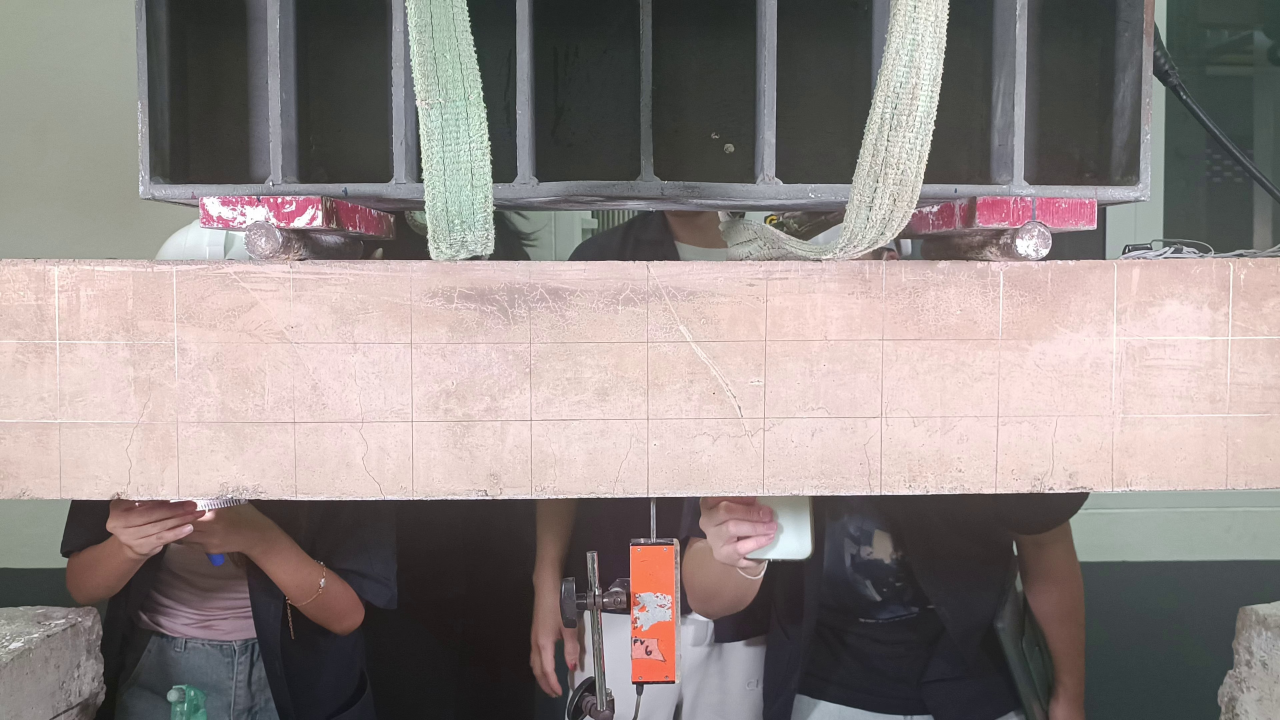
#> input picture code/images/frame_0013.jpg, 3840 x 2160 px (shown at 1/3 size)
$ python concrete_roi_extract.py
#> lines starting #> are read from the running program, lines starting #| are printed output that depends on the picture; after the words box and inside, x2 and y2 are one past the last pixel; in counts of white or black regions, pixels touching at a corner belong together
#> further down, img is the input picture: shape (2160, 3840, 3); mean B, G, R 131.4, 133.8, 143.1
import cv2 as cv
import numpy as np

def rescale_frame(frame, scale=0.5):
#> called with scale = 0.5
    width = int(frame.shape[1] // 5)  # [1] means width, [0] means height
#> width = 768
    height = int(frame.shape[0] // 5)
#> height = 432
    dimensions = (width, height)
#> dimensions = (768, 432)
    return cv.resize(frame, dimensions, interpolation=cv.INTER_AREA)
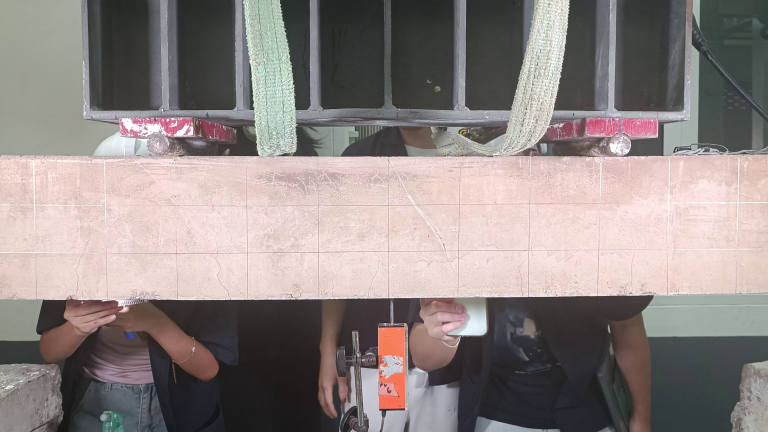
#> returned value: shape (432, 768, 3); mean of channels 0, 1, 2 131.4, 133.8, 143.1; drawn as B, G, R

# Load and resize the image
img = cv.imread("../../images/frame_0013.jpg")
resized_img = rescale_frame(img)

# Convert to HSV color space
hsv = cv.cvtColor(resized_img, cv.COLOR_BGR2HSV)
#> hsv: shape (432, 768, 3); mean H, S, V 51.3, 29.6, 146.1

# Define HSV range for red color (two ranges due to red spanning both ends of the hue spectrum)
lower_red1 = np.array([0, 19, 80])
upper_red1 = np.array([20, 50, 255])

# Create masks for both red ranges and combine them
mask1 = cv.inRange(hsv, lower_red1, upper_red1)
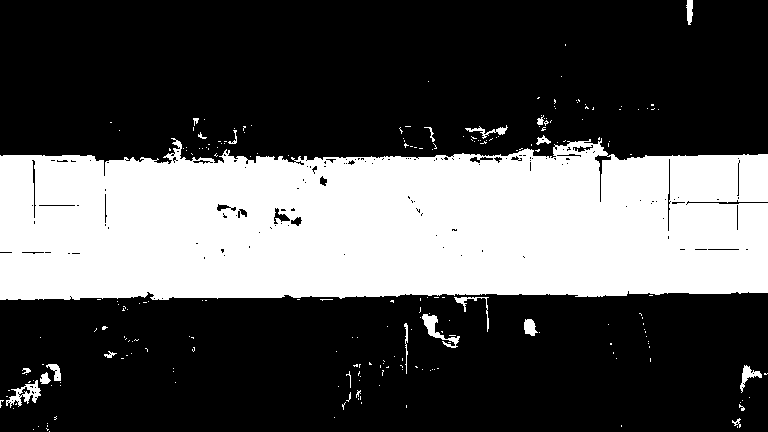
#> mask1: shape (432, 768); 33% white; 228 white regions (206 under 20 px), largest, box (x1, y1, x2, y2) and area: (0, 138, 768, 300) 106541, (6, 380, 41, 408) 376, (422, 314, 460, 348) 362
# mask2 = cv.inRange(hsv, lower_red2, upper_red2)
# calcline_mask = cv.bitwise_or(mask1, mask2)

# Apply the mask to extract only the red areas
calcline_detection = cv.bitwise_and(resized_img, resized_img, mask=mask1)
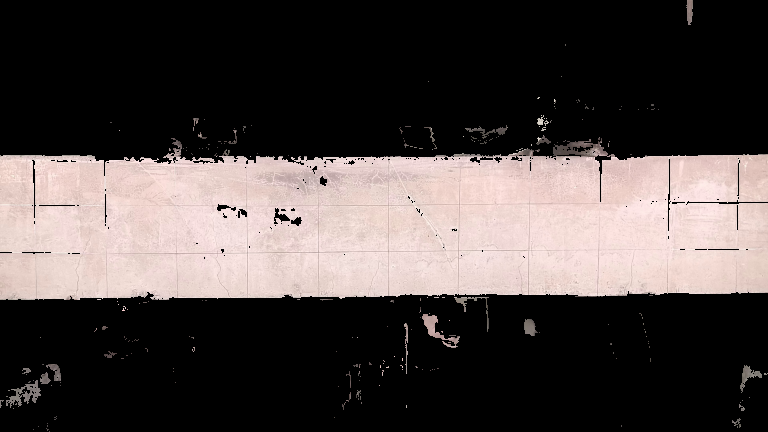
#> calcline_detection: shape (432, 768, 3); mean B, G, R 67.5, 69, 76.6

# Show the images
cv.imshow('Original Image', resized_img)
cv.imshow('HSV Image', hsv)
cv.imshow('Calcline Mask', mask1)
cv.imshow('Calcline Detection', calcline_detection)

cv.imwrite('HSV_Image.jpg', hsv)
cv.imwrite('calcline_mask.jpg', calcline_detection)
cv.imwrite('calcline_detection.jpg', calcline_detection)
cv.imwrite('Calcline_mask.jpg', mask1)
cv.waitKey(0)
cv.destroyAllWindows()

$ run again, with code/images/frame_0000.jpg copied over code/images/frame_0013.jpg
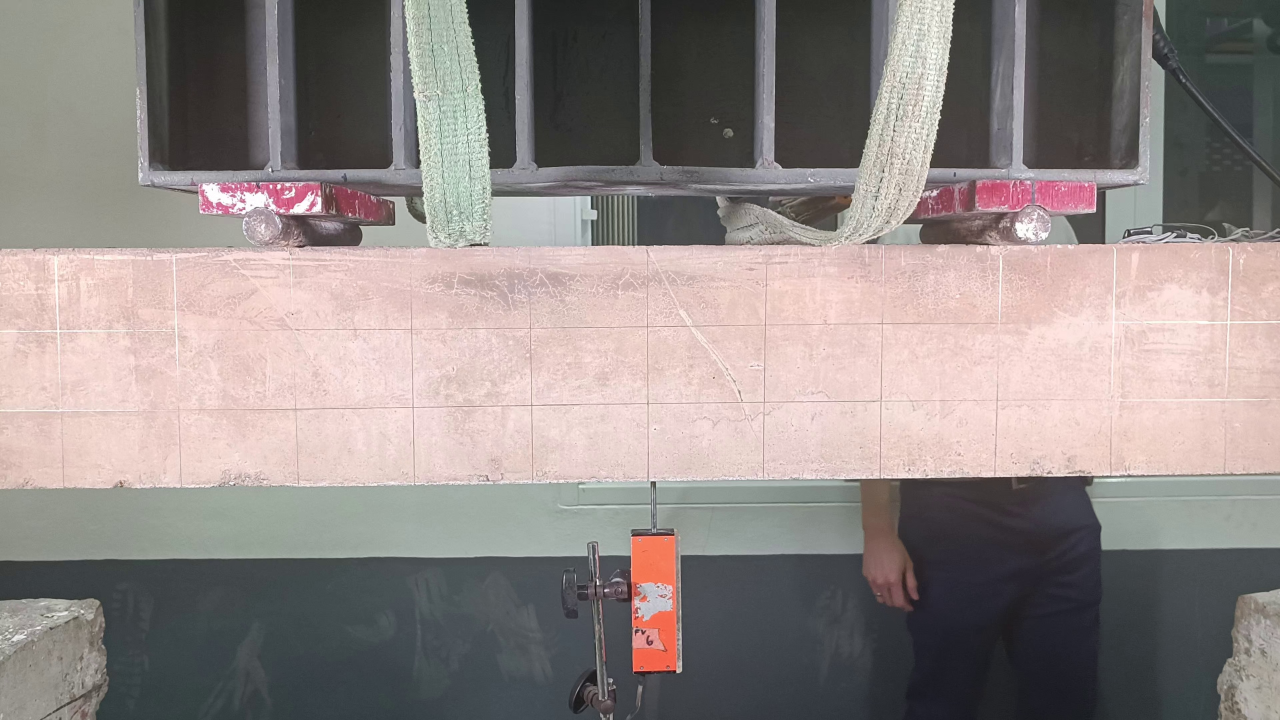
#> input picture code/images/frame_0000.jpg, 3840 x 2160 px (shown at 1/3 size)
#> img is the input picture: shape (2160, 3840, 3); mean B, G, R 133.5, 135.9, 144.7
#> hsv: shape (432, 768, 3); mean H, S, V 52.2, 29.6, 148.3
#> `mask1 = cv.inRange(hsv, lower_red1, upper_red1)`:
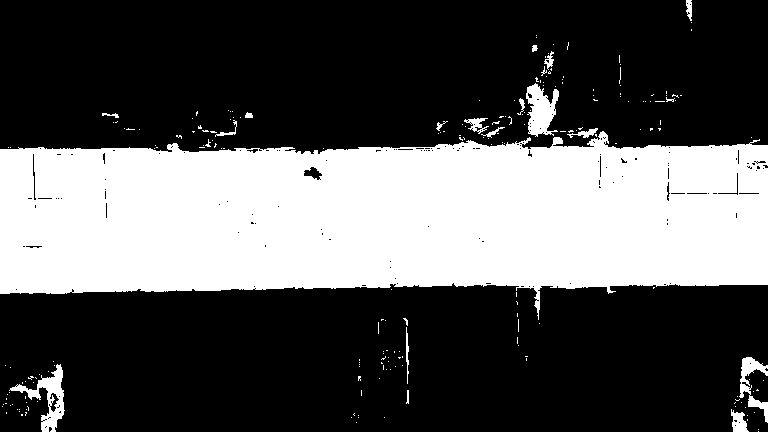
#> mask1: shape (432, 768); 34% white; 214 white regions (194 under 20 px), largest, box (x1, y1, x2, y2) and area: (0, 131, 768, 320) 108043, (9, 364, 65, 432) 1139, (526, 83, 559, 137) 1093
#> `calcline_detection = cv.bitwise_and(resized_img, resized_img, mask=mas..`:
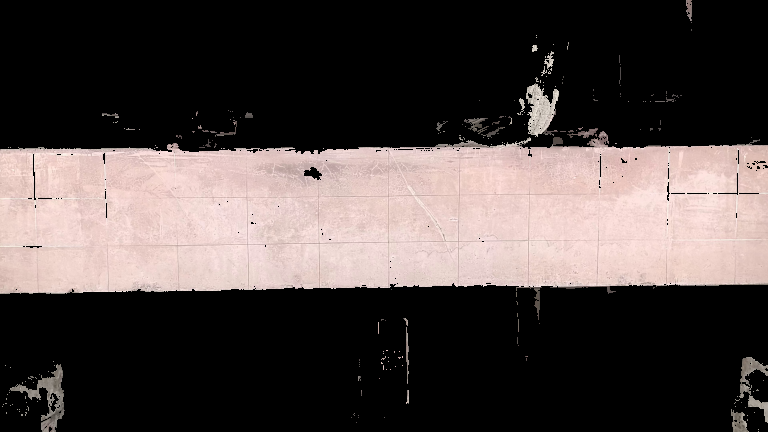
#> calcline_detection: shape (432, 768, 3); mean B, G, R 67.5, 69.2, 78.1

$ run again, with code/images/frame_0015.jpg copied over code/images/frame_0013.jpg
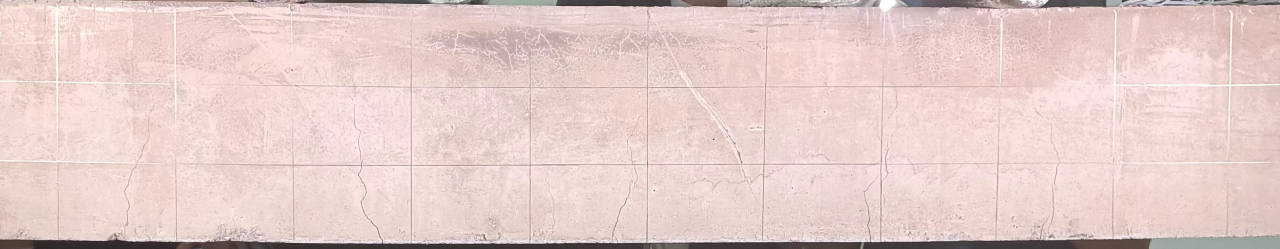
#> input picture code/images/frame_0015.jpg, 3840 x 745 px (shown at 1/3 size)
#> img is the input picture: shape (745, 3840, 3); mean B, G, R 201.6, 206.3, 229.7
#> hsv: shape (149, 768, 3); mean H, S, V 12.2, 31.5, 229.8
#> `mask1 = cv.inRange(hsv, lower_red1, upper_red1)`:
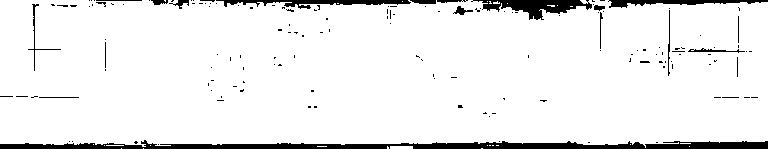
#> mask1: shape (149, 768); 93% white; 152 black regions (132 under 20 px), largest, box (x1, y1, x2, y2) and area: (0, 140, 768, 149) 4050, (471, 0, 592, 20) 1124, (216, 0, 411, 9) 794
#> `calcline_detection = cv.bitwise_and(resized_img, resized_img, mask=mas..`:
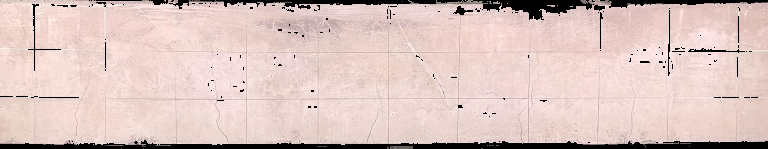
#> calcline_detection: shape (149, 768, 3); mean B, G, R 191.5, 196.3, 218.9
